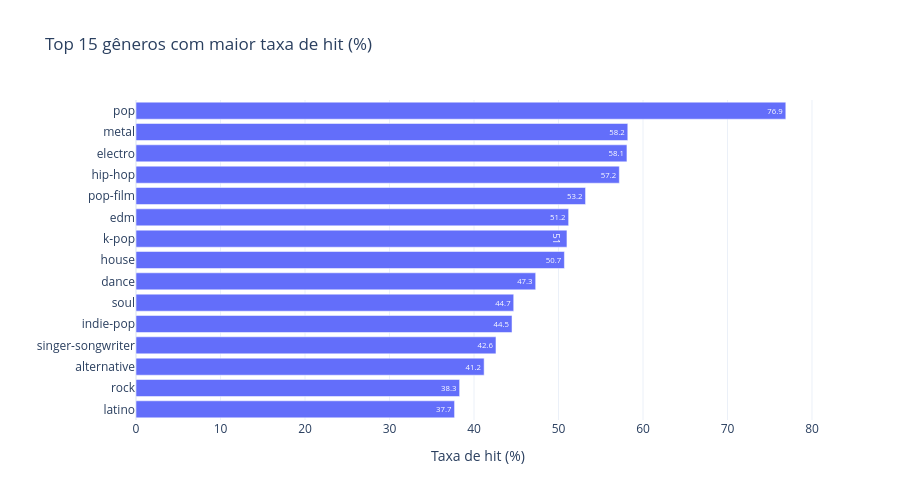

Source (notebook cell):
### Markdown cell above
## Quais gêneros produzem mais hits?

Se certos gêneros concentram a maioria dos hits, isso já é uma informação útil. A gravadora pode estar apostando num gênero que raramente estoura.

### Code cell
hits_by_genre = (
    df.groupby("track_genre")["is_hit"]
    .agg(["sum", "count"])
    .rename(columns={"sum": "hits", "count": "total"})
)
hits_by_genre["hit_rate"] = (hits_by_genre["hits"] / hits_by_genre["total"] * 100).round(1)
hits_by_genre = hits_by_genre.sort_values("hit_rate", ascending=False).reset_index()

top15 = hits_by_genre.head(15)

fig = px.bar(
    top15, x="hit_rate", y="track_genre",
    orientation="h", text="hit_rate",
    title="Top 15 gêneros com maior taxa de hit (%)",
    labels={"hit_rate": "Taxa de hit (%)", "track_genre": ""},
)
fig.update_layout(height=500, template="plotly_white", yaxis=dict(autorange="reversed"))
fig.show()

### Figure 1 — Plotly figure (JSON) as saved in the notebook; plotly's stock layout.template omitted (floating-point values rounded to 4 significant figures)
{"data": [{"hovertemplate": "Taxa de hit (%)=%{text}<br>=%{y}<extra></extra>", "legendgroup": "", "marker": {"color": "#636efa", "pattern": {"shape": ""}}, "name": "", "orientation": "h", "showlegend": false, "text": [76.9, 58.2, 58.1, 57.2, 53.2, 51.2, 51.0, 50.7, 47.3, 44.7, 44.5, 42.6, 41.2, 38.3, 37.7], "textposition": "auto", "type": "bar", "x": [76.9, 58.2, 58.1, 57.2, 53.2, 51.2, 51.0, 50.7, 47.3, 44.7, 44.5, 42.6, 41.2, 38.3, 37.7], "xaxis": "x", "y": ["pop", "metal", "electro", "hip-hop", "pop-film", "edm", "k-pop", "house", "dance", "soul", "indie-pop", "singer-songwriter", "alternative", "rock", "latino"], "yaxis": "y"}], "layout": {"barmode": "relative", "height": 500, "legend": {"tracegroupgap": 0}, "title": {"text": "Top 15 gêneros com maior taxa de hit (%)"}, "xaxis": {"anchor": "y", "domain": [0, 1], "title": {"text": "Taxa de hit (%)"}}, "yaxis": {"anchor": "x", "autorange": "reversed", "domain": [0, 1], "title": {"text": ""}}}}
